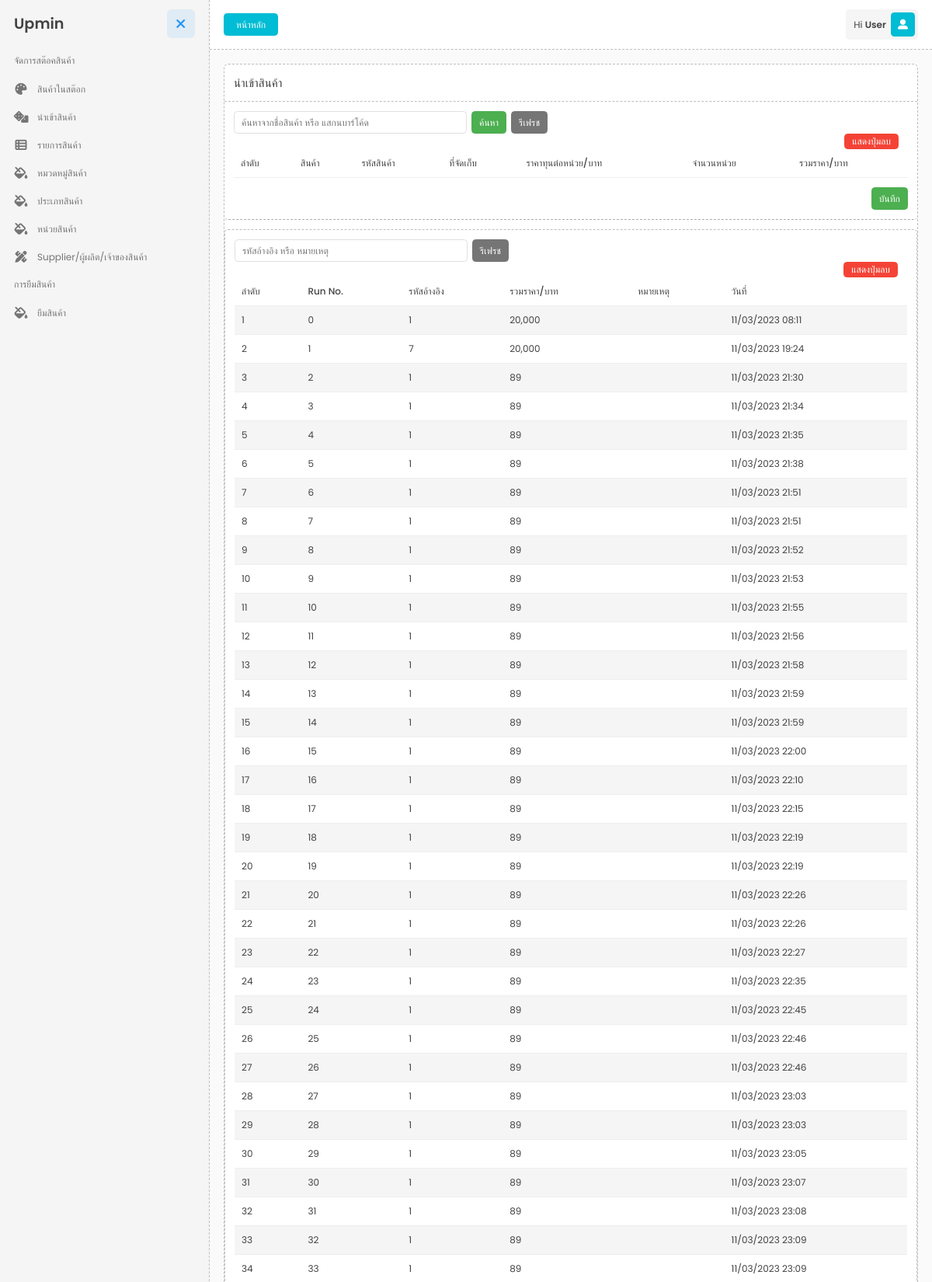
The page /dist/index?p=importproduct (signed in, upper part) on the database its author committed.
### tables this page shows
CREATE TABLE `tb_sale_product` (
  `sp_id` int(10) NOT NULL COMMENT 'รหัส',
  `customer_id` int(11) NOT NULL,
  `order_code` varchar(100) NOT NULL COMMENT 'รหัสการขาย',
  `sp_qty_sale` varchar(10) NOT NULL COMMENT 'จำนวนที่ขาย',
  `sp_sell` varchar(10) NOT NULL COMMENT 'ขาย',
  `price_discount` int(11) NOT NULL,
  `vat` float NOT NULL COMMENT 'ภาษี',
  `total_sum_vat` float NOT NULL COMMENT 'ราคารวมภาษี',
  `get_money` int(100) NOT NULL COMMENT 'รับเงิน',
  `change_money` float NOT NULL COMMENT 'ทอนเงิน',
  `sell_date` varchar(100) NOT NULL COMMENT 'วันที่ขาย'
);

### dist/stock/importproduct.php (the view, shortened to what this page needs)
<?php $sale_product = $con->query("SELECT * FROM tb_sale_product"); ?>
<div class="portlet-header portlet-header-bordered">
    <h3 class="portlet-title">นำเข้าสินค้า</h3>
</div>
<div class="card card-body" style="border: none !important; border-bottom: 1px dashed #aaa !important;">
    <div class="d-flex gap-2">
        <input id="cc-input-1" class="form-control" style="width: 300px;" type="text" placeholder="ค้นหาจากชื่อสินค้า หรือ แสกนบาร์โค้ด">
        <button id="cc-search-1" class="btn btn-success">ค้นหา</button>
        <button id="cc-refresh-1" class="btn btn-secondary">รีเฟรช</button>
    </div>
    <div class="d-flex justify-content-end me-3">
        <div class="d-flex gap-2">
            <button class="btn btn-danger py-0" id="cc-checkbox">แสดงปุ่มลบ</button>
        </div>
    </div>
    <div class="portlet-body p-0">
        <div class="table-responsive">
            <table class="table table-striped table-hover mb-0">
                <thead>
                    <tr>
                        <th>ลำดับ</th>
                        <th>สินค้า</th>
                        <th>รหัสสินค้า</th>
                        <th>ที่จัดเก็บ</th>
                        <th>ราคาทุนต่อหน่วย/บาท</th>
                        <th>จำนวนหน่วย</th>
                        <th>รวมราคา/บาท</th>
                    </tr>
                </thead>
            </table>
            <div class="d-flex justify-content-end mt-3">
                <button id="btn-save" class="btn btn-success">บันทึก</button>
            </div>
        </div>
    </div>
</div>
<div class="card card-body mt-3">
    <div id="cc-search-2" class="d-flex gap-2">
        <input id="search-table-2" class="form-control" style="width: 300px;" type="text" placeholder="รหัสอ้างอิง หรือ หมายเหตุ">
        <button id="btn-reset" class="btn btn-secondary">รีเฟรช</button>
    </div>
    <div class="d-flex justify-content-end me-3">
        <div class="d-flex gap-2">
            <button class="btn btn-danger py-0" id="cc-checkbox2">แสดงปุ่มลบ</button>
        </div>
    </div>
    <div class="portlet-body p-0">
        <div class="table-responsive">
            <table class="table table-striped table-hover mb-0" id="cc-table">
                <thead>
                    <tr>
                        <th>ลำดับ</th>
                        <th>Run No.</th>
                        <th>รหัสอ้างอิง</th>
                        <th>รวมราคา/บาท</th>
                        <th>หมายเหตุ</th>
                        <th>วันที่</th>
                    </tr>
                </thead>
                <tbody>
                        <?php $num = 0; foreach($sale_product as $sp): $num++; ?>
                        <tr>
                            <td><?=$num?></td>
                            <td><?=$sp['order_code']?></td>
                            <td><?=$sp['sp_qty_sale']?></td>
                            <td><?=number_format($sp['sp_sell'])?></td>
                            <td></td>
                            <td><?=$sp['sell_date']?></td>
                        </tr>
                        <?php endforeach; ?>
                </tbody>
            </table>
        </div>
    </div>
</div>

### rows shown on the page
tb_sale_product: order_code "0", sp_qty_sale "1", sp_sell "20,000", sell_date "11/03/2023 08:11"
tb_sale_product: order_code "1", sp_qty_sale "7", sp_sell "20,000", sell_date "11/03/2023 19:24"
tb_sale_product: order_code "2", sp_qty_sale "1", sp_sell "89", sell_date "11/03/2023 21:30"
tb_sale_product: order_code "3", sp_qty_sale "1", sp_sell "89", sell_date "11/03/2023 21:34"
tb_sale_product: order_code "4", sp_qty_sale "1", sp_sell "89", sell_date "11/03/2023 21:35"
tb_sale_product: order_code "5", sp_qty_sale "1", sp_sell "89", sell_date "11/03/2023 21:38"
tb_sale_product: order_code "6", sp_qty_sale "1", sp_sell "89", sell_date "11/03/2023 21:51"
tb_sale_product: order_code "7", sp_qty_sale "1", sp_sell "89", sell_date "11/03/2023 21:51"
tb_sale_product: order_code "8", sp_qty_sale "1", sp_sell "89", sell_date "11/03/2023 21:52"
tb_sale_product: order_code "9", sp_qty_sale "1", sp_sell "89", sell_date "11/03/2023 21:53"
tb_sale_product: order_code "10", sp_qty_sale "1", sp_sell "89", sell_date "11/03/2023 21:55"
tb_sale_product: order_code "11", sp_qty_sale "1", sp_sell "89", sell_date "11/03/2023 21:56"
tb_sale_product: order_code "12", sp_qty_sale "1", sp_sell "89", sell_date "11/03/2023 21:58"
tb_sale_product: order_code "13", sp_qty_sale "1", sp_sell "89", sell_date "11/03/2023 21:59"
tb_sale_product: order_code "14", sp_qty_sale "1", sp_sell "89", sell_date "11/03/2023 21:59"
tb_sale_product: order_code "15", sp_qty_sale "1", sp_sell "89", sell_date "11/03/2023 22:00"
tb_sale_product: order_code "16", sp_qty_sale "1", sp_sell "89", sell_date "11/03/2023 22:10"
tb_sale_product: order_code "17", sp_qty_sale "1", sp_sell "89", sell_date "11/03/2023 22:15"
tb_sale_product: order_code "18", sp_qty_sale "1", sp_sell "89", sell_date "11/03/2023 22:19"
tb_sale_product: order_code "19", sp_qty_sale "1", sp_sell "89", sell_date "11/03/2023 22:19"
tb_sale_product: order_code "20", sp_qty_sale "1", sp_sell "89", sell_date "11/03/2023 22:26"
tb_sale_product: order_code "21", sp_qty_sale "1", sp_sell "89", sell_date "11/03/2023 22:26"
tb_sale_product: order_code "22", sp_qty_sale "1", sp_sell "89", sell_date "11/03/2023 22:27"
tb_sale_product: order_code "23", sp_qty_sale "1", sp_sell "89", sell_date "11/03/2023 22:35"
tb_sale_product: order_code "24", sp_qty_sale "1", sp_sell "89", sell_date "11/03/2023 22:45"
tb_sale_product: order_code "25", sp_qty_sale "1", sp_sell "89", sell_date "11/03/2023 22:46"
tb_sale_product: order_code "26", sp_qty_sale "1", sp_sell "89", sell_date "11/03/2023 22:46"
tb_sale_product: order_code "27", sp_qty_sale "1", sp_sell "89", sell_date "11/03/2023 23:03"
tb_sale_product: order_code "28", sp_qty_sale "1", sp_sell "89", sell_date "11/03/2023 23:03"
tb_sale_product: order_code "29", sp_qty_sale "1", sp_sell "89", sell_date "11/03/2023 23:05"
tb_sale_product: order_code "30", sp_qty_sale "1", sp_sell "89", sell_date "11/03/2023 23:07"
tb_sale_product: order_code "31", sp_qty_sale "1", sp_sell "89", sell_date "11/03/2023 23:08"
tb_sale_product: order_code "32", sp_qty_sale "1", sp_sell "89", sell_date "11/03/2023 23:09"
tb_sale_product: order_code "33", sp_qty_sale "1", sp_sell "89", sell_date "11/03/2023 23:09"
